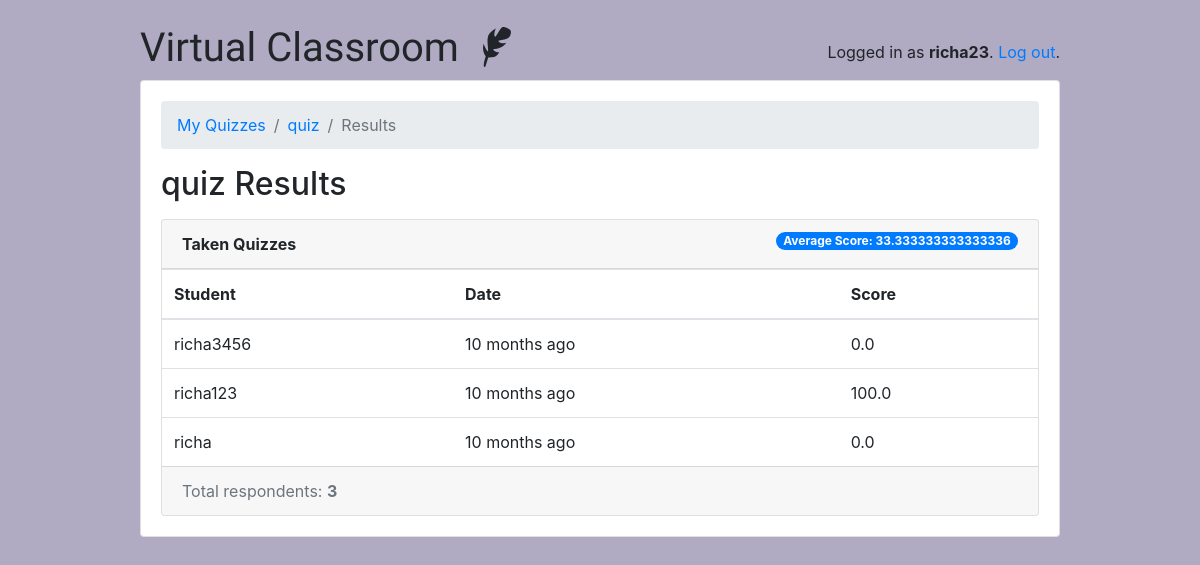
The app's page /teachers/quiz/2/results/ (signed in) with its own data.
### classroom/models.py (models this page shows, shortened)
class User(AbstractUser):
    is_student = models.BooleanField(default=False)
    is_teacher = models.BooleanField(default=False)

class Quiz(models.Model):
    owner = models.ForeignKey(User, on_delete=models.CASCADE, related_name='quizzes')
    name = models.CharField(max_length=255)
    subject = models.ForeignKey(Subject, on_delete=models.CASCADE, related_name='quizzes')

class TakenQuiz(models.Model):
    student = models.ForeignKey(Student, on_delete=models.CASCADE, related_name='taken_quizzes')
    quiz = models.ForeignKey(Quiz, on_delete=models.CASCADE, related_name='taken_quizzes')
    score = models.FloatField()
    date = models.DateTimeField(auto_now_add=True)

class Student(models.Model):
    user = models.OneToOneField(User, on_delete=models.CASCADE, primary_key=True)
    quizzes = models.ManyToManyField(Quiz, through='TakenQuiz')
    interests = models.ManyToManyField(Subject, related_name='interested_students')

### classroom/views/teachers.py (the view)
# urls.py: path('quiz/<int:pk>/results/', teachers.QuizResultsView.as_view(), name='quiz_results'),
@method_decorator([login_required, teacher_required], name='dispatch')
class QuizResultsView(DetailView):
    model = Quiz
    context_object_name = 'quiz'
    template_name = 'classroom/teachers/quiz_results.html'
    def get_context_data(self, **kwargs):
        quiz = self.get_object()
        taken_quizzes = quiz.taken_quizzes.select_related('student__user').order_by('-date')
        total_taken_quizzes = taken_quizzes.count()
        quiz_score = quiz.taken_quizzes.aggregate(average_score=Avg('score'))
        extra_context = {
            'taken_quizzes': taken_quizzes,
            'total_taken_quizzes': total_taken_quizzes,
            'quiz_score': quiz_score
        }
        kwargs.update(extra_context)
        return super().get_context_data(**kwargs)
    def get_queryset(self):
        return self.request.user.quizzes.all()

### classroom/templates/classroom/teachers/quiz_results.html
{% extends 'base.html' %}
{% load crispy_forms_tags humanize %}
{% block content %}
  <nav aria-label="breadcrumb">
    <ol class="breadcrumb">
      <li class="breadcrumb-item"><a href="{% url 'teachers:quiz_change_list' %}">My Quizzes</a></li>
      <li class="breadcrumb-item"><a href="{% url 'teachers:quiz_change' quiz.pk %}">{{ quiz.name }}</a></li>
      <li class="breadcrumb-item active" aria-current="page">Results</li>
    </ol>
  </nav>
  <h2 class="mb-3">{{ quiz.name }} Results</h2>
  <div class="card">
    <div class="card-header">
      <strong>Taken Quizzes</strong>
      <span class="badge badge-pill badge-primary float-right">Average Score: {{ quiz_score.average_score|default_if_none:0.0 }}</span>
    </div>
    <table class="table mb-0">
      <thead>
        <tr>
          <th>Student</th>
          <th>Date</th>
          <th>Score</th>
        </tr>
      </thead>
      <tbody>
        {% for taken_quiz in taken_quizzes %}
          <tr>
            <td>{{ taken_quiz.student.user.username }}</td>
            <td>{{ taken_quiz.date|naturaltime }}</td>
            <td>{{ taken_quiz.score }}</td>
          </tr>
        {% endfor %}
      </tbody>
    </table>
    <div class="card-footer text-muted">
      Total respondents: <strong>{{ total_taken_quizzes }}</strong>
    </div>
  </div>
{% endblock %}

### templates/base.html (shortened to what this page needs)
{% load static %}<!doctype html>
<html lang="en">
  <head>
    <link rel="stylesheet" href="https://maxcdn.bootstrapcdn.com/bootstrap/4.0.0/css/bootstrap.min.css">
    <link rel="stylesheet" type="text/css" href="{% static 'vendor/fontello-2f186091/css/fontello.css' %}">
    <link rel="stylesheet" type="text/css" href="{% static 'css/app.css' %}">
    {% if user.is_authenticated and user.is_teacher %}
      <link rel="stylesheet" type="text/css" href="{% static 'css/teachers.css' %}">
    {% else %}
      <link rel="stylesheet" type="text/css" href="{% static 'css/students.css' %}">
    {% endif %}
  </head>
  <body>
    <div class="container my-4">
      <div class="row justify-content-center">
        <div class="col-md-10 col-sm-12">
          <div class="row">
            <div class="col-6">
              <h1 class="logo">
                <a href="{% url 'home' %}">
                  Virtual Classroom
                  {% if user.is_authenticated %}
                    {% if user.is_teacher %}
                      <span class="icon-feather" data-toggle="tooltip" data-placement="right" title="Teacher profile"></span>
                    {% else %}
                      <span class="icon-graduation-cap" data-toggle="tooltip" data-placement="right" title="Student profile"></span>
                    {% endif %}
                  {% endif %}
                </a>
              </h1>
            </div>
            <div class="col-6 text-right">
              {% if user.is_authenticated %}
                <p class="pt-3">Logged in as <strong>{{ user.username }}</strong>. <a href="{% url 'logout' %}">Log out</a>.</p>
              {% else %}
                <a href="{% url 'login' %}" class="btn btn-light" role="button">Log in</a>
                <a href="{% url 'signup' %}" class="btn btn-primary" role="button">Sign up</a>
              {% endif %}
            </div>
          </div>
          <div class="card mb-3">
            <div class="card-body">
              {% block content %}
              {% endblock %}
            </div>
          </div>
        </div>
      </div>
    </div>
  </body>
</html>

### static/css/app.css (style rules this page uses)
.logo { font-family: 'Clicker Script', cursive; }
.logo a { color: #212529; text-decoration: none; }

### static/css/teachers.css (style rules this page uses)
body { background-color: #b0aac2; }

### records on screen
User: username "richa23"
Quiz: name "quiz"
TakenQuiz: student.user.username "richa3456", date "10 months ago", score "0.0"
TakenQuiz: student.user.username "richa123", date "10 months ago", score "100.0"
TakenQuiz: student.user.username "richa", date "10 months ago", score "0.0"

### other values on screen
{{ quiz_score.average_score|default_if_none:0.0 }} "33.333333333333336"
{{ total_taken_quizzes }} "3"
